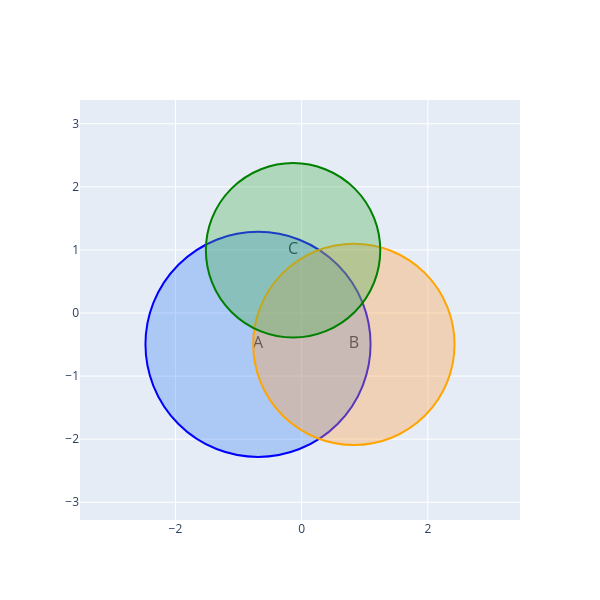

The code cell stored with this chart in its notebook:
### Markdown cell above
## 3-Circle Venn Diagram

### Basic usage

For three circles, provide six area values — the three individual areas (`area_a`, `area_b`, `area_c`) and the three pairwise overlaps (`area_ab`, `area_ac`, `area_bc`).

### Code cell
from venncy.renderers.plotly import plot_venn3

fig = plot_venn3(area_a=10, area_b=8, area_c=6, area_ab=4, area_ac=3, area_bc=2)
fig.show()

### Figure 1 — Plotly figure (JSON) as saved in the notebook; plotly's stock layout.template omitted (floating-point values rounded to 4 significant figures)
{"data": [{"mode": "text", "text": ["A", "B", "C"], "textfont": {"color": "black", "size": 16}, "type": "scatter", "x": [-0.6917, 0.8276, -0.136], "y": [-0.4971, -0.4971, 0.9942]}], "layout": {"height": 600, "shapes": [{"fillcolor": "rgba(66,135,245,0.35)", "line": {"color": "blue"}, "type": "circle", "x0": -2.476, "x1": 1.092, "xref": "x", "y0": -2.281, "y1": 1.287, "yref": "y"}, {"fillcolor": "rgba(255,159,64,0.35)", "line": {"color": "orange"}, "type": "circle", "x0": -0.7681, "x1": 2.423, "xref": "x", "y0": -2.093, "y1": 1.099, "yref": "y"}, {"fillcolor": "rgba(76,175,80,0.35)", "line": {"color": "green"}, "type": "circle", "x0": -1.518, "x1": 1.246, "xref": "x", "y0": -0.3877, "y1": 2.376, "yref": "y"}], "showlegend": false, "width": 600, "xaxis": {"range": [-3.476, 3.423], "scaleanchor": "y", "scaleratio": 1, "zeroline": false}, "yaxis": {"range": [-3.281, 3.376], "zeroline": false}}}
